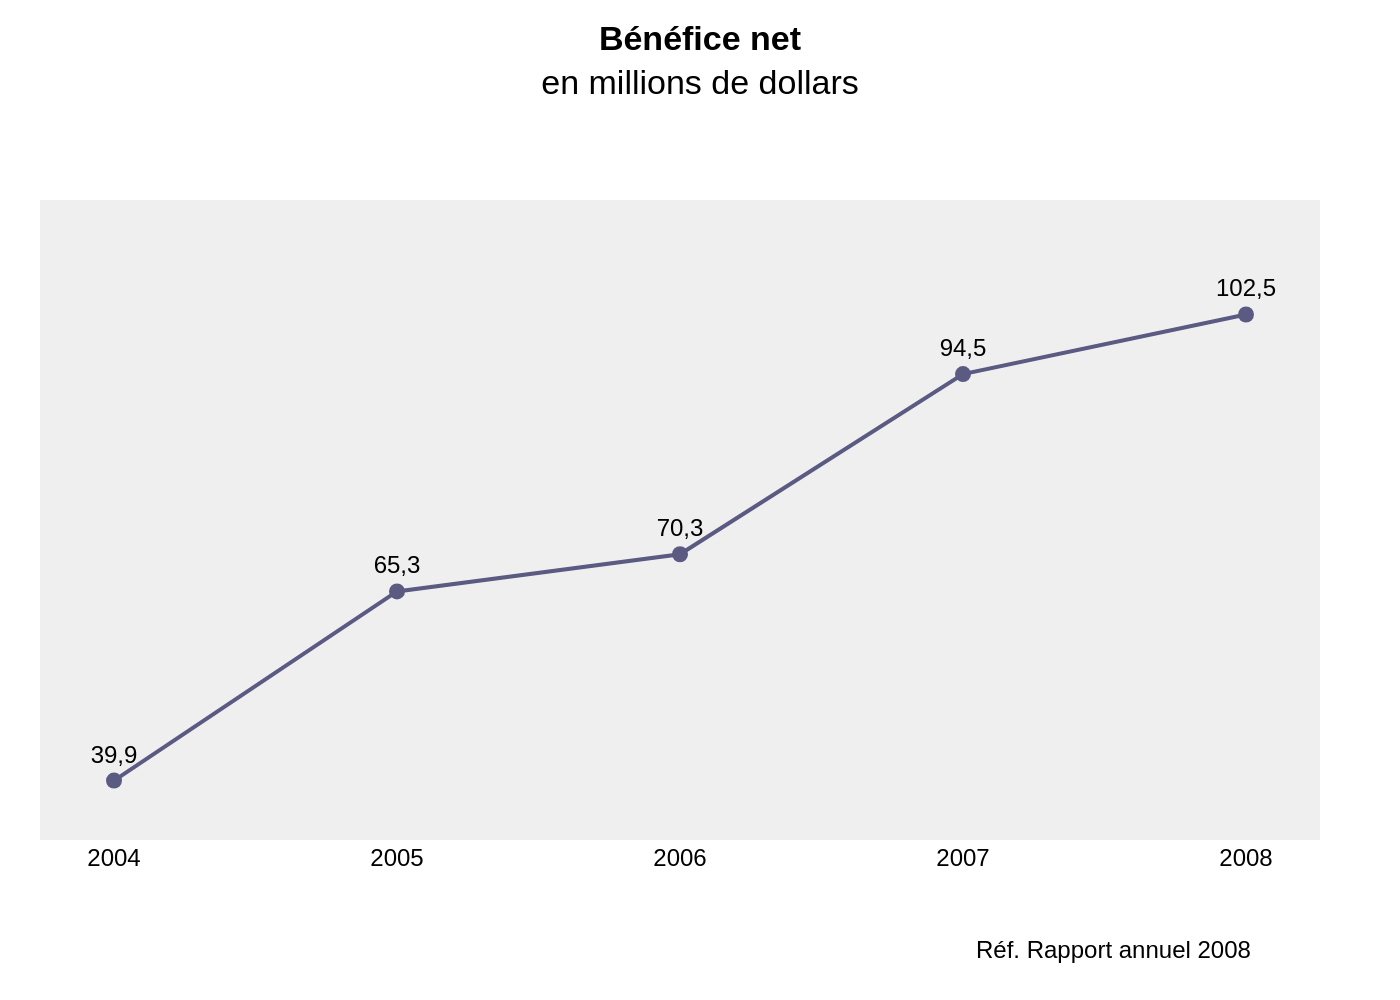

Generate this figure with Python:
import sys
import json
import os
import plotly.graph_objects as go

# Check for command-line argument
if len(sys.argv) != 2:
    print("Usage: python generate_chart.py <path_to_json_file>")
    sys.exit(1)

# Get JSON file path from command-line argument
json_path = sys.argv[1]

# Read and parse the JSON file
try:
    with open(json_path, 'r', encoding='utf-8') as f:
        chart_info = json.load(f)
except FileNotFoundError:
    print(f"Error: JSON file not found at {json_path}")
    sys.exit(1)
except json.JSONDecodeError:
    print(f"Error: Could not decode JSON from {json_path}")
    sys.exit(1)

# Extract data, texts, and colors from the JSON object
chart_data = chart_info.get('chart_data', [])
texts = chart_info.get('texts', {})
colors = chart_info.get('colors', {})

# Prepare data for Plotly
categories = [item['category'] for item in chart_data]
values = [item['value'] for item in chart_data]

# Create the figure
fig = go.Figure()

# Add the line trace
fig.add_trace(go.Scatter(
    x=categories,
    y=values,
    mode='lines+markers+text',
    line=dict(color=colors.get('line', '#000000')),
    marker=dict(color=colors.get('line', '#000000'), size=8),
    text=[str(v).replace('.', ',') for v in values],
    textposition='top center',
    textfont=dict(
        family="Arial",
        size=12,
        color=colors.get('text', '#000000')
    )
))

# Configure layout
title_text = f"<b>{texts.get('title', '')}</b><br>{texts.get('subtitle', '')}"

fig.update_layout(
    title=dict(
        text=title_text,
        y=0.95,
        x=0.5,
        xanchor='center',
        yanchor='top'
    ),
    xaxis=dict(
        tickvals=categories,
        tickmode='array',
        showgrid=False,
        showline=False,
        zeroline=False,
        tickfont=dict(size=12)
    ),
    yaxis=dict(
        visible=False,
        range=[min(values) * 0.8, max(values) * 1.15] # Ensure space for labels
    ),
    font=dict(
        family="Arial",
        color=colors.get('text', '#000000')
    ),
    plot_bgcolor=colors.get('plot_bg', '#FFFFFF'),
    paper_bgcolor=colors.get('paper_bg', '#FFFFFF'),
    showlegend=False,
    margin=dict(l=20, r=40, t=100, b=80),
    annotations=[
        dict(
            showarrow=False,
            text=texts.get('source', ''),
            xref="paper",
            yref="paper",
            x=0.95,
            y=-0.2,
            xanchor='right',
            yanchor='bottom',
            align='right'
        )
    ]
)

# Determine output filename from JSON path
base_filename = os.path.splitext(os.path.basename(json_path))[0]
output_filename = f"{base_filename}.png"

# Save the figure as a PNG image
fig.write_image(output_filename, scale=2)

print(f"Chart saved to {output_filename}")
